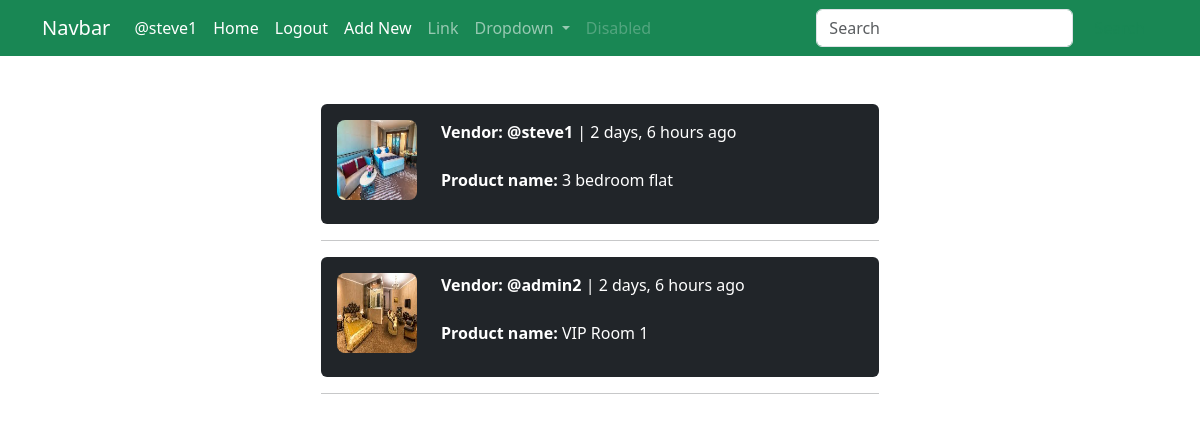
Page /conversation/inbox (signed in) on the committed database.
### conversation/models.py (models this page shows)
class Conversation(models.Model):
    item = models.ForeignKey(Product, related_name="conversations", on_delete=models.CASCADE)
    members = models.ManyToManyField(User, related_name="conversations")
    created_at = models.DateTimeField(auto_now_add=True)
    modified_at = models.DateTimeField(auto_now=True)
    class Meta:
        ordering = ["-modified_at"]

### core/models.py (models this page shows, shortened)
class Product(models.Model):
    category = models.ForeignKey(Category, related_name="products", on_delete=models.CASCADE)
    name = models.CharField(max_length=100)
    price = models.DecimalField(decimal_places=2, max_digits=10)
    description = models.TextField()
    is_sold = models.BooleanField(default=False)
    stock = models.IntegerField()
    created_by = models.ForeignKey(User, related_name="products", on_delete=models.CASCADE)
    created_at = models.DateTimeField(auto_now_add=True)
    modified_at = models.DateTimeField(auto_now=True)
    image = models.ImageField(upload_to="images")

### conversation/views.py (the view)
# urls.py: path("inbox", views.inbox, name="inbox"),
def inbox(request):
    conversations = Conversation.objects.filter(members__in=[request.user.id])
    context = {"conversations": conversations}
    return render(request, "conversation/inbox.html", context)

### templates/conversation/inbox.html (shortened to what this page needs)
{% extends "core/base.html" %}
    {% block content %}
    <div class="mt-5">
        <div class="col-lg-6 mx-auto my-5 space-y-6">
            {% if conversations %}
                {% for conversation in conversations %}
                <a href="{% url 'conversation:detail' conversation.id %}" class="text-decoration-none">
                    <div class="p-3 d-flex bg-dark text-white rounded">
                        <div class="">
                            <img style="height:80px; width:80px; border-radius:10%;"
                                 src="{{ conversation.item.image.url }}" alt="{{ conversation.item.name }}">
                        </div>
                        <div class="px-4">
                            {% for member in conversation.members.all %}
                                {% if member == conversation.item.created_by %}
                                    <p class="mb-4"><strong>Vendor: @{{ member.username }}</strong> | {{ conversation.modified_at|timesince }} ago</p>
                                    <p><strong>Product name: </strong>{{ conversation.item.name }}</p>
                                {% endif %}
                            {% endfor %}
                        </div>
                    </div>
                </a>
                <hr>
                {% endfor %}
            {% else %}
            <p class="bg-secondary text-light text-center rounded p-5" style="font-weight: bold;">You do not have any <span class="text-warning">conversation</span> yet <span class="text-warning">!</span></p>
            {% endif %}
        </div>
    </div>
    {% endblock content %}

### templates/core/base.html (shortened to what this page needs)
{% load static %}
<!doctype html>
<html lang="en">
  <head>
    <link href="https://cdn.jsdelivr.net/npm/bootstrap@5.3.3/dist/css/bootstrap.min.css" rel="stylesheet">
    <link rel="stylesheet" href="{% static 'css/styles.css' %}">
  </head>
  <body>
    <nav class="navbar navbar-expand-lg bg-success navbar-dark">
      <div class="container-fluid container">
        <a class="navbar-brand" href="#">Navbar</a>
        <div class="collapse navbar-collapse" id="navbarSupportedContent">
          <ul class="navbar-nav me-auto mb-2 mb-lg-0">
            <li class="nav-item">
              {% if request.user.is_authenticated %}
            <li class="nav-item">
              <a class="nav-link active">@{{request.user}}</a>
            </li>
            <li>
              <a class="nav-link active"  href="{% url 'core:home' %}">Home</a>
            </li>
            <li>
              <a class="nav-link active" href="{% url 'core:logout' %}">Logout</a>
            </li>
            <li>
              <a class="nav-link active" href="{% url 'core:new_item' %}">Add New</a>
            </li>
            {% endif %}
            <li class="nav-item">
              <a class="nav-link" href="#">Link</a>
            </li>
            <li class="nav-item dropdown">
              <a class="nav-link dropdown-toggle" href="#" role="button" data-bs-toggle="dropdown" aria-expanded="false">
                Dropdown
              </a>
            </li>
            <li class="nav-item">
              <a class="nav-link disabled" aria-disabled="true">Disabled</a>
            </li>
          </ul>
          <form class="d-flex" role="search">
            <input class="form-control me-2" type="search" placeholder="Search" aria-label="Search">
            <button class="btn btn-outline-success" type="submit">Search</button>
          </form>
        </div>
      </div>
    </nav>
    <div class="container">
      {% block content %}
      {% endblock content %}
    </div>
  </body>
</html>

### rows in the picture
Conversation: item.image (picture), modified_at "2 days, 6 hours", item.name "3 bedroom flat"
Conversation: item.image (picture), modified_at "2 days, 6 hours", item.name "VIP Room 1"

### other values in the picture
{{ request.user }} "steve1"
{{ member.username }} "steve1"
{{ member.username }} "admin2"
